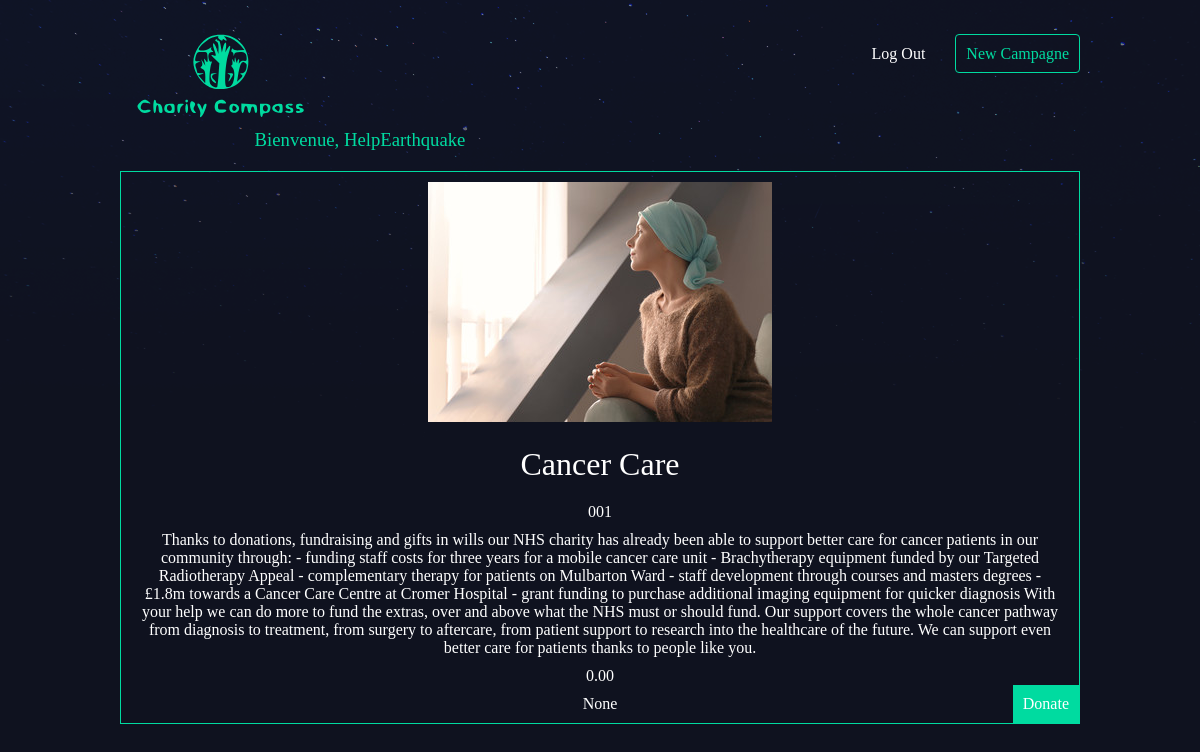
The app's page /campagne/cancer/ (signed in) with its own data.
### campagne/models.py (models this page shows, shortened)
class Campagne(models.Model):
    charity_number = models.CharField(max_length=50)
    slug = models.SlugField()
    nom = models.CharField(max_length=100)
    histoire = models.TextField()
    montant = models.DecimalField(max_digits=6, decimal_places=2, default=0.0)
    supporteurs = models.IntegerField(max_length=100, null = True)
    thumbnail = models.ImageField(default='default.png', blank=True)
    fundraiser = models.ForeignKey(User, on_delete=models.CASCADE, default=None)

### campagne/views.py (the view)
# urls.py: re_path(r'^(?P<slug>[\w-]+)/$', views.campagne_detail, name="detail"),
def campagne_detail(request, slug):
    campagne = Campagne.objects.get(slug=slug)
    return render(request, 'campagne/campagne_detail.html', { 'campagne': campagne })

### campagne/templates/campagne/campagne_detail.html
{% extends 'base.html'%}
{% block content %}
<div class="campagne-detail">
    <div class="campagne">
        <img src="{{ campagne.thumbnail.url}}">
        <h2>{{ campagne.nom }}</h2>
        <p>{{ campagne.charity_number }}</p>
        <p>{{ campagne.histoire }}</p>
        <p>{{ campagne.montant }}</p>
        <p>{{ campagne.supporteurs }}</p>
        <form method="POST">
            <button type="submit" class="donate"><a href="https://buy.stripe.com/test_14k5nv89M03xamAcMM">Donate</a></button>
        </form>
    </div>
</div>
{% endblock %}

### templates/base.html (shortened to what this page needs)
{% load static %}
<!DOCTYPE html>
<html>
    <head>
        <link rel="stylesheet" href="{% static 'styles.css' %}">
    </head>
    <body>
        <header class="wrapper">
            <h1><a href="{% url 'home' %}"><img src="{% static 'logo.svg' %}" alt="Charity compass" /></a></h1>
            <nav>
                <ul>
                    {% if user.is_authenticated %}
                    <li>
                        <form class="logout-link" action="{% url 'accounts:logout' %}" method="post">
                            <button class="btn" type="submit">Log Out</button>
                        </form>
                    </li>
                    <li><a href="{% url 'campagne:create' %}" class="highlight">New Campagne</a></li>
                    {% else %}
                        <li><a class="btn" href="{% url 'accounts:login' %}">Login</a></li>
                        <li><a class="btn" href="{% url 'accounts:signup' %}">Signup</a></li>
                    {% endif %}
                </ul>
            </nav>
            {% if user.is_authenticated %}
                <h3 style="text-align: center; color: #00dba0;">Bienvenue, {{user.username}}</h3>
            {% endif %}
        </header>
        <div class="wrapper">
            {% block content %}
            {% endblock %}
        </div>
    </body>
</html>

### assets/styles.css (style rules this page uses)
body { background-color: #0f121f; background-image: url(stars.png); background-repeat: repeat-x; color: #fff; }
body * { font-family: Ubuntu; }
h1, h2, h3, h4, h5 { font-weight: normal; margin: 0; }
a, a:hover, a:visited { color: #fff; text-decoration: none; }
.wrapper { max-width: 960px; margin: 0 auto; }
header { display: grid; grid-template-columns: 1fr 1fr; padding: 20px 0; }
nav { justify-self: end; }
nav li { display: inline-block; list-style-type: none; margin-left: 20px; }
button { background: none; color: #fff; cursor: pointer; border: 0; font-size: 16px; }
nav button { background: none; color: #fff; cursor: pointer; border: 0; font-size: 16px; }
.campagne { padding: 10px; border: 1px solid #00dba0; position: relative; padding-bottom: 40px; text-align: center; }
.campagne h2 { font-size: 1.2em; }
.campagne .donate, .campagne .fundraiser { padding: 10px; background: #00dba0; position: absolute; right: 0; bottom: 0; margin-bottom: 0; color: #0f121f; }
.campagne-detail .campagne { padding: 0; }
.campagne-detail .campagne img { margin-top: 10px; max-width: 100%; }
.campagne-detail .campagne h2 { text-align: center; margin: 20px auto; font-size: 2em }
.campagne-detail .campagne p { text-align: center; }
.campagne-detail .campagne p { margin: 10px 20px }
a.highlight { border: 1px solid #00dba0; padding: 10px; border-radius: 4px; color: #00dba0; }

### records on screen
Campagne: thumbnail (picture), nom "Cancer Care", charity_number "001", histoire "Thanks to donations, fundraising and gifts in wills our NHS charity has already been able to support better care for cancer patients in our community through: - funding staff costs for three years for a mobile cancer care unit - Brachytherapy equipment funded by our Targeted Radiotherapy Appeal - complementary therapy for patients on Mulbarton Ward - staff development through courses and masters degrees - £1.8m towards a Cancer Care Centre at Cromer Hospital - grant funding to purchase additional imaging equipment for quicker diagnosis With your help we can do more to fund the extras, over and above what the NHS must or should fund. Our support covers the whole cancer pathway from diagnosis…", montant "0.00", supporteurs "None"

### other values on screen
{{ user.username }} "HelpEarthquake"
